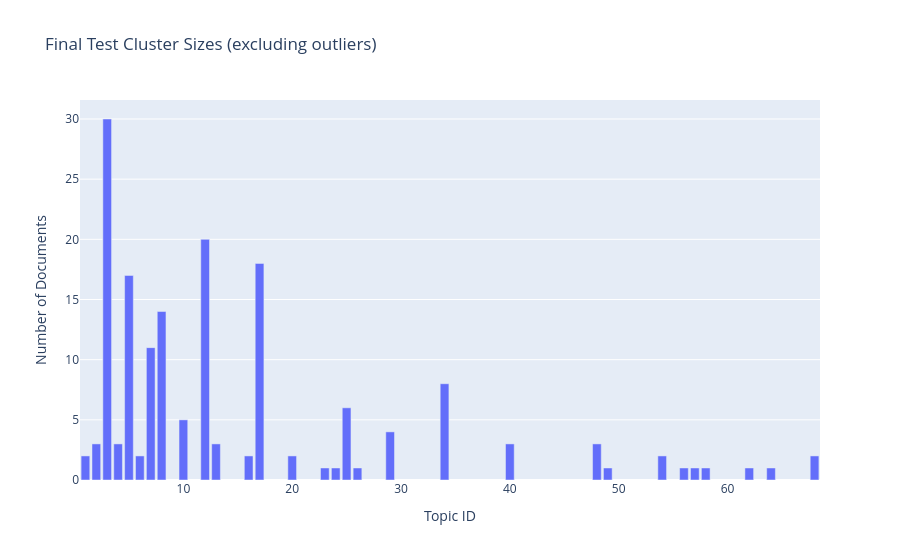
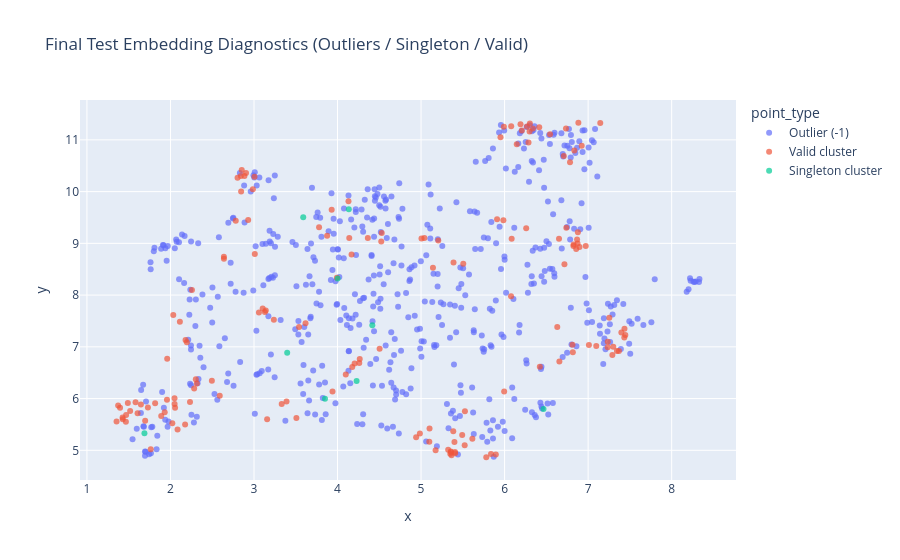
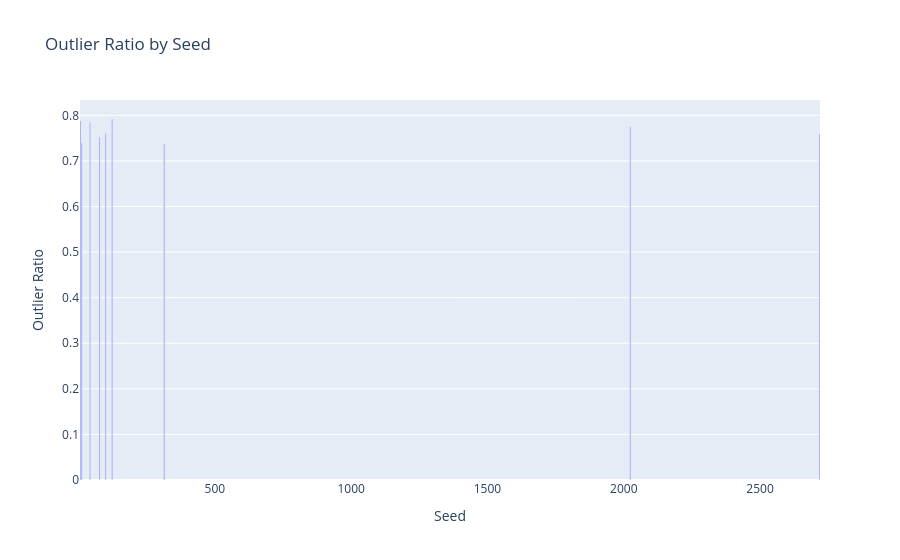
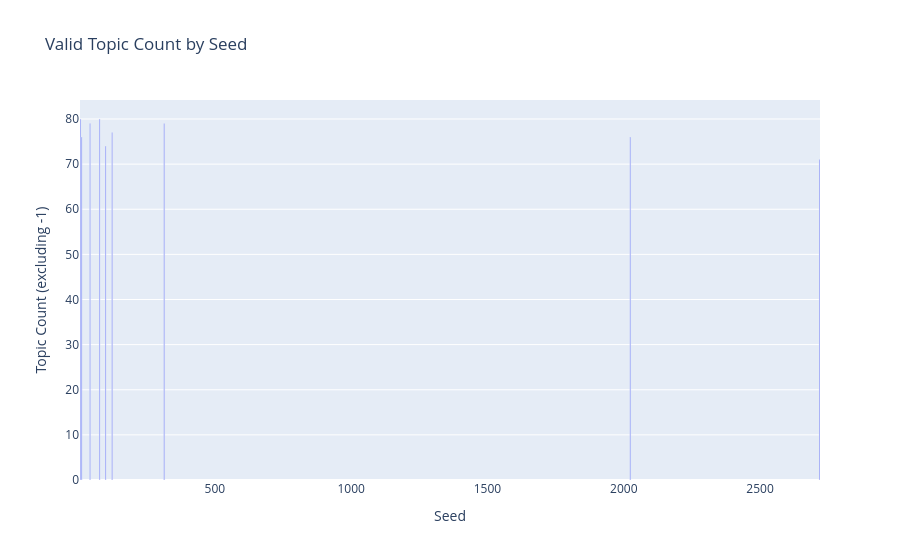

Notebook cell for these charts, in order:
### Code cell
import plotly.express as px

# Diagnostics use the currently available final test assignment (`test_topics`) and embeddings (`test_embeddings`).
if 'test_topics' not in globals() or 'test_embeddings' not in globals():
    raise RuntimeError('Please run Cell 24 first so `test_topics` and `test_embeddings` are available.')

labels = np.asarray(test_topics)
emb = np.asarray(test_embeddings)

if labels.shape[0] != emb.shape[0]:
    raise ValueError(f'Mismatch: labels={labels.shape[0]} vs embeddings={emb.shape[0]}')

is_outlier = labels == -1
outlier_ratio_now = float(np.mean(is_outlier)) if len(labels) > 0 else np.nan

valid_labels = labels[~is_outlier]
if len(valid_labels) > 0:
    cluster_size_series = pd.Series(valid_labels).value_counts().sort_values(ascending=False)
else:
    cluster_size_series = pd.Series(dtype='int64')

n_valid_clusters_now = int(cluster_size_series.shape[0])
singleton_topics_now = set(cluster_size_series[cluster_size_series == 1].index.tolist())
n_singletons_now = int(len(singleton_topics_now))

print('Final-clustering diagnostics (current test assignment):')
print(f'  Documents: {len(labels)}')
print(f'  Outlier ratio (-1): {outlier_ratio_now:.4f}')
print(f'  Valid clusters (excluding -1): {n_valid_clusters_now}')
print(f'  Singleton clusters: {n_singletons_now}')

if n_valid_clusters_now == 0:
    print('⚠️ No valid clusters found (all points are outliers).')
elif n_valid_clusters_now == 1:
    print('⚠️ Only one valid cluster found. Silhouette is undefined by design.')
if n_singletons_now > 0:
    print('⚠️ Singleton clusters present. Silhouette excludes them in our robust function.')

# 1) Cluster size distribution (excluding outliers)
if n_valid_clusters_now > 0:
    cluster_size_df = (
        cluster_size_series
        .rename_axis('Topic')
        .reset_index(name='Count')
        .sort_values('Count', ascending=False)
    )
    cluster_size_df['Topic'] = cluster_size_df['Topic'].astype(int)

    fig_sizes = px.bar(
        cluster_size_df,
        x='Topic',
        y='Count',
        title='Final Test Cluster Sizes (excluding outliers)',
        labels={'Topic': 'Topic ID', 'Count': 'Number of Documents'}
    )
    fig_sizes.show()
else:
    print('Cluster-size plot skipped (no valid clusters).')

# 2) 2D embedding view colored by diagnostic point type
# Recompute a 2D projection from test embeddings for visual inspection.
umap_viz = UMAP(n_neighbors=15, n_components=2, metric='cosine', random_state=42)
emb_2d = umap_viz.fit_transform(emb)

point_type = np.where(
    labels == -1,
    'Outlier (-1)',
    np.where(np.isin(labels, list(singleton_topics_now)), 'Singleton cluster', 'Valid cluster')
)

viz_df = pd.DataFrame({
    'x': emb_2d[:, 0],
    'y': emb_2d[:, 1],
    'topic': labels.astype(int),
    'point_type': point_type
})

fig_diag = px.scatter(
    viz_df,
    x='x',
    y='y',
    color='point_type',
    hover_data=['topic'],
    title='Final Test Embedding Diagnostics (Outliers / Singleton / Valid)'
)
fig_diag.update_traces(marker=dict(size=6, opacity=0.7))
fig_diag.show()

# 3) Seed-level context from the multi-seed run
if 'seed_results' in globals() and isinstance(seed_results, pd.DataFrame) and not seed_results.empty:
    seed_plot_df = seed_results.copy()

    fig_seed_outliers = px.bar(
        seed_plot_df,
        x='seed',
        y='test_outlier_ratio',
        title='Outlier Ratio by Seed',
        labels={'seed': 'Seed', 'test_outlier_ratio': 'Outlier Ratio'}
    )
    fig_seed_outliers.show()

    fig_seed_topics = px.bar(
        seed_plot_df,
        x='seed',
        y='test_topic_count',
        title='Valid Topic Count by Seed',
        labels={'seed': 'Seed', 'test_topic_count': 'Topic Count (excluding -1)'}
    )
    fig_seed_topics.show()
else:
    print('Seed-level plots skipped (run Cell 24 first to populate `seed_results`).')

### Figure 1 — Plotly figure (JSON) as saved in the notebook; plotly's stock layout.template omitted (floating-point values rounded to 4 significant figures)
{"data": [{"hovertemplate": "Topic ID=%{x}<br>Number of Documents=%{y}<extra></extra>", "legendgroup": "", "marker": {"color": "#636efa", "pattern": {"shape": ""}}, "name": "", "orientation": "v", "showlegend": false, "textposition": "auto", "type": "bar", "x": [3, 12, 17, 5, 8, 7, 34, 25, 10, 29, 13, 4, 40, 48, 2, 68, 6, 1, 54, 20, 16, 64, 26, 62, 58, 57, 23, 56, 24, 49], "xaxis": "x", "y": [30, 20, 18, 17, 14, 11, 8, 6, 5, 4, 3, 3, 3, 3, 3, 2, 2, 2, 2, 2, 2, 1, 1, 1, 1, 1, 1, 1, 1, 1], "yaxis": "y"}], "layout": {"barmode": "relative", "legend": {"tracegroupgap": 0}, "title": {"text": "Final Test Cluster Sizes (excluding outliers)"}, "xaxis": {"anchor": "y", "domain": [0, 1], "title": {"text": "Topic ID"}}, "yaxis": {"anchor": "x", "domain": [0, 1], "title": {"text": "Number of Documents"}}}}

### Figure 2 — Plotly figure (JSON) as saved in the notebook; plotly's stock layout.template omitted (floating-point values rounded to 4 significant figures; data arrays with more than 128 entries replaced by an {"elided": "..."} marker saying what was removed)
{"data": [{"customdata": {"elided": "533x1 int values"}, "hovertemplate": "point_type=Outlier (-1)<br>x=%{x}<br>y=%{y}<br>topic=%{customdata[0]}<extra></extra>", "legendgroup": "Outlier (-1)", "marker": {"color": "#636efa", "opacity": 0.7, "size": 6, "symbol": "circle"}, "mode": "markers", "name": "Outlier (-1)", "orientation": "v", "showlegend": true, "type": "scatter", "x": {"elided": "533 float values"}, "xaxis": "x", "y": {"elided": "533 float values"}, "yaxis": "y"}, {"customdata": {"elided": "160x1 int values"}, "hovertemplate": "point_type=Valid cluster<br>x=%{x}<br>y=%{y}<br>topic=%{customdata[0]}<extra></extra>", "legendgroup": "Valid cluster", "marker": {"color": "#EF553B", "opacity": 0.7, "size": 6, "symbol": "circle"}, "mode": "markers", "name": "Valid cluster", "orientation": "v", "showlegend": true, "type": "scatter", "x": {"elided": "160 float values"}, "xaxis": "x", "y": {"elided": "160 float values"}, "yaxis": "y"}, {"customdata": [[64], [26], [62], [58], [57], [23], [56], [24], [49]], "hovertemplate": "point_type=Singleton cluster<br>x=%{x}<br>y=%{y}<br>topic=%{customdata[0]}<extra></extra>", "legendgroup": "Singleton cluster", "marker": {"color": "#00cc96", "opacity": 0.7, "size": 6, "symbol": "circle"}, "mode": "markers", "name": "Singleton cluster", "orientation": "v", "showlegend": true, "type": "scatter", "x": [4.135, 3.397, 4.417, 1.688, 3.85, 4.228, 3.589, 6.466, 4.001], "xaxis": "x", "y": [9.658, 6.886, 7.417, 5.329, 5.995, 6.338, 9.505, 5.799, 8.318], "yaxis": "y"}], "layout": {"legend": {"title": {"text": "point_type"}, "tracegroupgap": 0}, "title": {"text": "Final Test Embedding Diagnostics (Outliers / Singleton / Valid)"}, "xaxis": {"anchor": "y", "domain": [0, 1], "title": {"text": "x"}}, "yaxis": {"anchor": "x", "domain": [0, 1], "title": {"text": "y"}}}}

### Figure 3 — Plotly figure (JSON) as saved in the notebook; plotly's stock layout.template omitted (floating-point values rounded to 4 significant figures)
{"data": [{"hovertemplate": "Seed=%{x}<br>Outlier Ratio=%{y}<extra></extra>", "legendgroup": "", "marker": {"color": "#636efa", "pattern": {"shape": ""}}, "name": "", "orientation": "v", "showlegend": false, "textposition": "auto", "type": "bar", "x": [42, 7, 123, 2024, 99, 11, 77, 314, 2718], "xaxis": "x", "y": [0.7849, 0.7877, 0.792, 0.7749, 0.7607, 0.7393, 0.7521, 0.7365, 0.7593], "yaxis": "y"}], "layout": {"barmode": "relative", "legend": {"tracegroupgap": 0}, "title": {"text": "Outlier Ratio by Seed"}, "xaxis": {"anchor": "y", "domain": [0, 1], "title": {"text": "Seed"}}, "yaxis": {"anchor": "x", "domain": [0, 1], "title": {"text": "Outlier Ratio"}}}}

### Figure 4 — Plotly figure (JSON) as saved in the notebook; plotly's stock layout.template omitted (floating-point values rounded to 4 significant figures)
{"data": [{"hovertemplate": "Seed=%{x}<br>Topic Count (excluding -1)=%{y}<extra></extra>", "legendgroup": "", "marker": {"color": "#636efa", "pattern": {"shape": ""}}, "name": "", "orientation": "v", "showlegend": false, "textposition": "auto", "type": "bar", "x": [42, 7, 123, 2024, 99, 11, 77, 314, 2718], "xaxis": "x", "y": [79, 80, 77, 76, 74, 76, 80, 79, 71], "yaxis": "y"}], "layout": {"barmode": "relative", "legend": {"tracegroupgap": 0}, "title": {"text": "Valid Topic Count by Seed"}, "xaxis": {"anchor": "y", "domain": [0, 1], "title": {"text": "Seed"}}, "yaxis": {"anchor": "x", "domain": [0, 1], "title": {"text": "Topic Count (excluding -1)"}}}}
